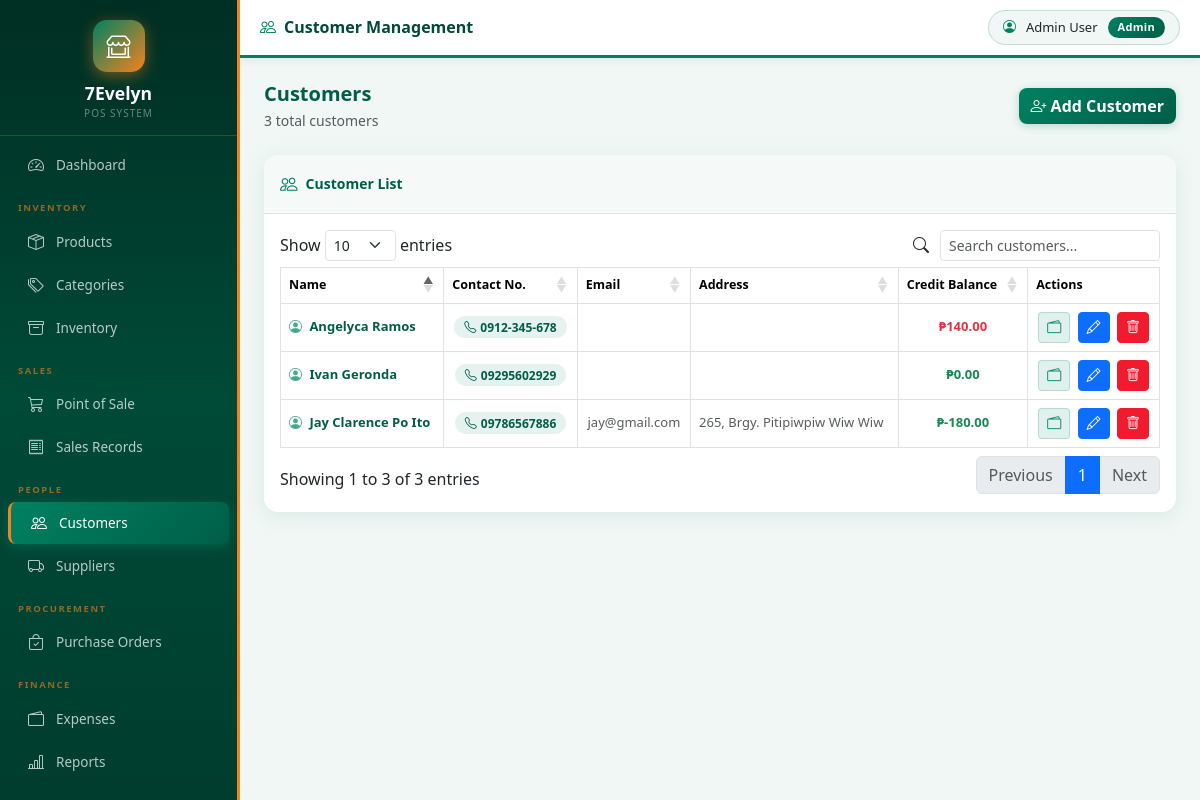
The page /frontend/customer.php (signed in) on the database its author committed.
### tables this page shows
CREATE TABLE `customer` (
  `customerID` int(11) NOT NULL,
  `customerName` varchar(100) NOT NULL,
  `contactNo` varchar(20) NOT NULL DEFAULT '',
  `email` varchar(80) DEFAULT NULL,
  `address` varchar(255) DEFAULT NULL,
  `credit_balance` decimal(10,2) NOT NULL DEFAULT 0.00,
  `dateCreated` timestamp NOT NULL DEFAULT current_timestamp(),
  `dateDeleted` date DEFAULT NULL
);

### frontend/customer.php (the view, shortened to what this page needs)
<?php
require_once '../backend/database.php';
$result = $conn->query("SELECT * FROM customer WHERE dateDeleted IS NULL ORDER BY customerName ASC");
$customers = [];
while($row = $result->fetch_assoc()) $customers[] = $row;
?>
<?php include 'header.php'; ?>
<?php include 'nav.php'; ?>
<div class="topbar no-print">
    <h5><i class="bi bi-people me-2" style="color:var(--ev-primary);"></i>Customer Management</h5>
    <div class="ms-auto"><div class="user-badge"><i class="bi bi-person-circle" style="color:var(--ev-primary);"></i><span><?php echo htmlspecialchars($_SESSION['userName']); ?></span><span class="role-pill"><?php echo htmlspecialchars($_SESSION['roleName']); ?></span></div></div>
</div>
<div class="page-body">
    <div class="d-flex justify-content-between mb-4 align-items-center">
        <div>
            <h5 class="fw-bold mb-1" style="color:var(--ev-primary-dk);">Customers</h5>
            <div class="text-muted small"><?php echo count($customers); ?> total customer<?php echo count($customers)!==1?'s':''; ?></div>
        </div>
        <?php if(in_array($_SESSION['roleName'], ['Admin','Cashier'])): ?>
        <button class="btn btn-ev" data-bs-toggle="modal" data-bs-target="#addCustomerModal">
            <i class="bi bi-person-plus me-1"></i>Add Customer
        </button>
        <?php endif; ?>
    </div>
    <div class="card card-shadow">
        <div class="card-body p-0">
            <div class="p-3 border-bottom d-flex align-items-center gap-2" style="background:rgba(0,129,97,0.04);border-radius:14px 14px 0 0;">
                <i class="bi bi-people" style="color:var(--ev-primary);font-size:1.1rem;"></i>
                <span class="fw-semibold" style="color:var(--ev-primary-dk);font-size:14px;">Customer List</span>
            </div>
            <div class="p-3">
                <table id="customerTable" class="table table-bordered table-hover text-center align-middle">
                    <thead>
                        <tr style="background:var(--ev-gradient);color:#fff;">
                            <th class="text-start">Name</th>
                            <th>Contact No.</th>
                            <th>Email</th>
                            <th class="text-start">Address</th>
                            <th>Credit Balance</th>
                            <th>Actions</th>
                        </tr>
                    </thead>
                    <tbody>
                    <?php foreach($customers as $row):
                        $creditClass = $row['credit_balance'] > 0 ? 'text-danger fw-bold' : 'text-success fw-semibold';
                    ?>
                    <tr>
                        <td class="text-start fw-semibold" style="color:var(--ev-primary-dk);">
                            <i class="bi bi-person-circle me-1" style="color:var(--ev-primary);opacity:.7;"></i>
                            <?php echo htmlspecialchars($row['customerName']); ?>
                        </td>
                        <td>
                            <span class="badge" style="background:rgba(0,129,97,0.1);color:var(--ev-primary-dk);font-size:12px;font-weight:600;padding:5px 10px;border-radius:20px;">
                                <i class="bi bi-telephone me-1"></i><?php echo htmlspecialchars($row['contactNo'] ?? '—'); ?>
                            </span>
                        </td>
                        <td class="text-muted small"><?php echo htmlspecialchars($row['email'] ?? '—'); ?></td>
                        <td class="text-start text-muted small"><?php echo htmlspecialchars($row['address'] ?? '—'); ?></td>
                        <td>
                            <span class="<?php echo $creditClass; ?>">
                                ₱<?php echo number_format($row['credit_balance'],2); ?>
                            </span>
                        </td>
                        <td>
                            <?php if(in_array($_SESSION['roleName'], ['Admin','Owner','Cashier'])): ?>
                            <button class="btn btn-sm me-1"
                                style="background:rgba(0,129,97,0.12);color:var(--ev-primary);border:1px solid rgba(0,129,97,0.2);"
                                onclick="openCreditModal(<?php echo $row['customerID']; ?>)"
                                title="Manage Credit / Utang">
                                <i class="bi bi-wallet2"></i>
                            </button>
                            <?php endif; ?>
                            <?php if($_SESSION['roleName']==='Admin'): ?>
                            <button class="btn btn-sm btn-primary me-1"
                                onclick="openEditModal(<?php echo $row['customerID']; ?>)"
                                title="Edit Customer">
                                <i class="bi bi-pencil"></i>
                            </button>
                            <button class="btn btn-sm btn-danger"
                                onclick="openDeleteModal(<?php echo $row['customerID']; ?>, '<?php echo addslashes($row['customerName']); ?>')"
                                title="Delete Customer">
                                <i class="bi bi-trash"></i>
                            </button>
                            <?php endif; ?>
                        </td>
                    </tr>
                    <?php endforeach; ?>
                    </tbody>
                </table>
            </div>
        </div>
    </div>
</div>
</div></div>
</body></html>

### frontend/header.php (style rules this page uses)
:root { --ev-primary: #008161; --ev-primary-dk: #005e47; --ev-accent: #f01b2d; --ev-orange: #f4821f; --ev-white: #ffffff; --ev-purple: #008161; --ev-purple-dark: #005e47; --ev-blue: #005e47; --ev-gradient: linear-gradient(135deg, #008161 0%, #005e47 100%); --ev-gradient-accent: linear-gradient(135deg, #f01b2d 0%, #f4821f 100%); --ev-gradient-warm: linear-gradient(135deg, #f4821f 0%, #f01b2d 100%); --ev-bg: #f0f7f5; --sidebar-w: 240px; }
body { background: var(--ev-bg); }
.topbar { background: #ffffff; border-bottom: 3px solid #008161; padding: 10px 20px; display: flex; align-items: center; box-shadow: 0 2px 8px rgba(0,129,97,0.1); position: sticky; top: 0; z-index: 100; }
.topbar h5 { margin: 0; font-weight: 800; color: #004a38; font-size: 1rem; }
.user-badge { display: flex; align-items: center; gap: 10px; background: #f0f7f5; padding: 6px 14px; border-radius: 25px; font-size: 13px; border: 1px solid rgba(0,129,97,0.2); }
.role-pill { background: var(--ev-gradient); color: white; padding: 2px 10px; border-radius: 12px; font-size: 11px; font-weight: 700; letter-spacing: 0.3px; }
.btn-ev { background: var(--ev-gradient); color: white; border: none; font-weight: 700; border-radius: 8px; transition: all 0.25s; box-shadow: 0 2px 8px rgba(0,129,97,0.25); }
.btn-danger { background-color: #f01b2d; border-color: #f01b2d; }
.card { border-radius: 14px; border: none; }
.card-shadow { box-shadow: 0 4px 20px rgba(0,129,97,0.1); }
.table th { font-size: 12.5px; white-space: nowrap; }
.table td { font-size: 13px; vertical-align: middle; }
.page-body { padding: 24px; }

### rows shown on the page
customer: customerName "Angelyca Ramos", contactNo "0912-345-678", credit_balance "140.00"
customer: customerName "Ivan Geronda", contactNo "09295602929", credit_balance "0.00"
customer: customerName "Jay Clarence Po Ito", contactNo "09786567886", email "jay@gmail.com", address "265, Brgy. Pitipiwpiw Wiw Wiw", credit_balance "-180.00"

### other values the page prints
$_SESSION['userName'] "Admin User"
$_SESSION['roleName'] "Admin"
count($customers) "3"
